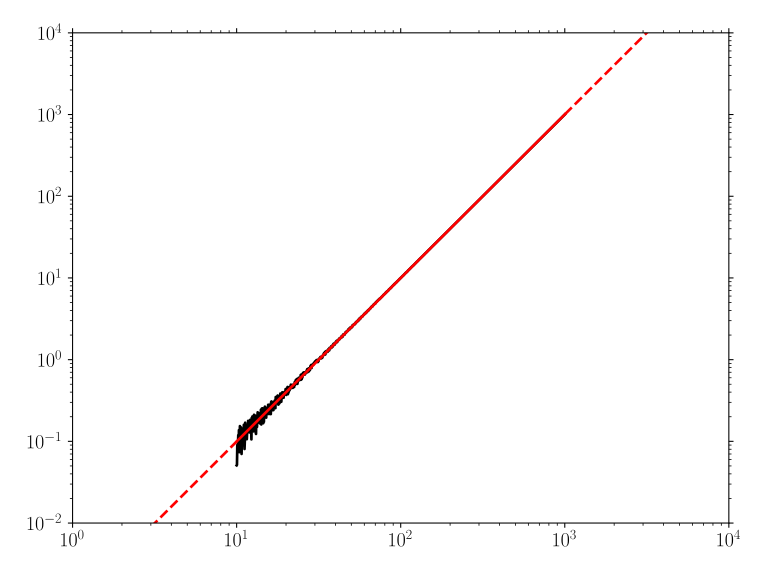

This figure's Python source:
import matplotlib.pyplot as plt
import numpy as np

import GooseMPL as gplt

plt.style.use(["goose", "goose-latex", "goose-autolayout"])


fig, ax = plt.subplots()

ax.set_xscale("log")
ax.set_yscale("log")

ax.set_xlim([1e0, 1e4])
ax.set_ylim([1e-2, 1e4])

x = np.logspace(1, 3, 1000)
y = 0.001 * x**2.0
y = y + 0.1 * np.random.random(x.shape) - 0.05

ax.plot(x, y)

gplt.fit_powerlaw(x, y, axis=ax, c="r", extrapolate=dict(ls="--", c="r"))

plt.savefig("fit_powerlaw.svg")
plt.close()
